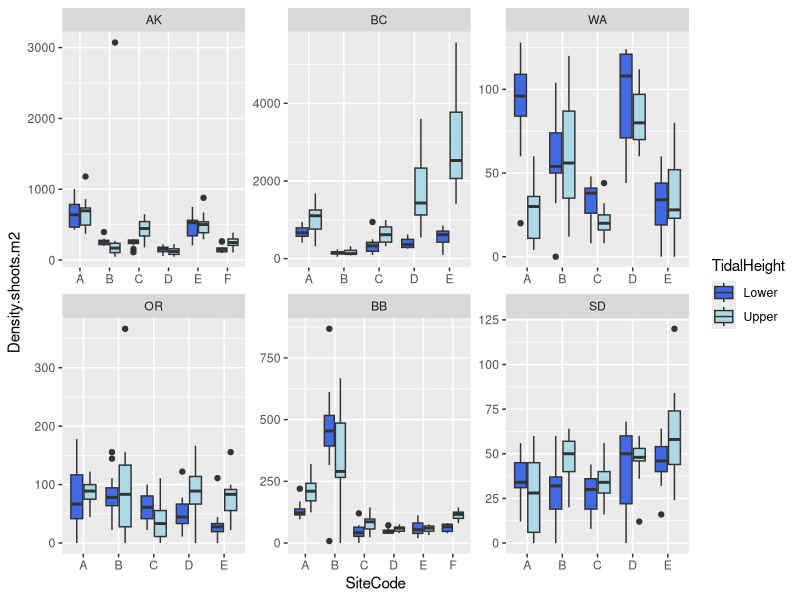
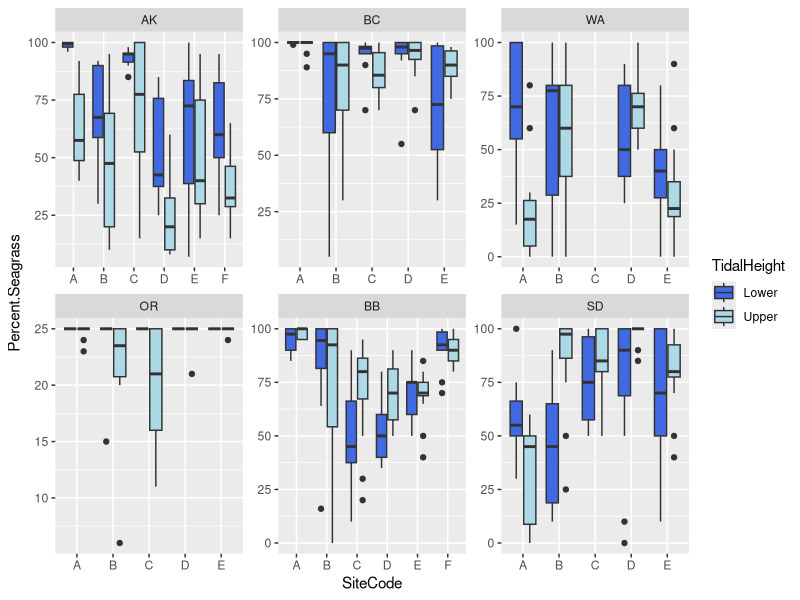
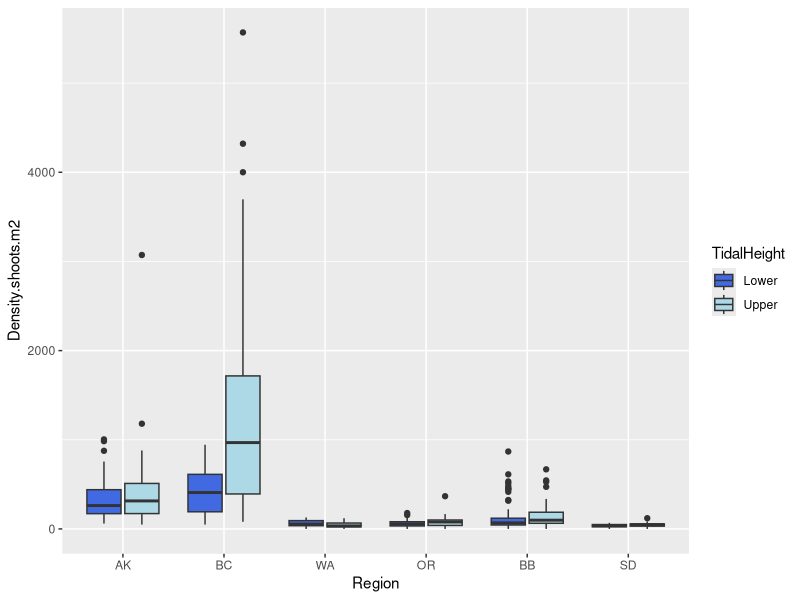

Here is the R script that generated these plots, in order:
library(tidyverse)
library(ggplot2)
library(lubridate)

region_order1 <- c("Alaska","British Colubmia","Washington","Oregon","Bodega Bay","San Diego")
region_order2 <- c("AK","BC","WA","OR","BB","SD")

## read-in data

DenCov <- read.csv("DensityCover.csv")
DenCov <- DenCov%>%
  separate(col=TransectID,sep="_",c("SampleDate","Region","SiteCode","Transect"))
DenCov$TidalHeight <- ifelse(DenCov$Transect=="L4"|DenCov$Transect=="L5"|DenCov$Transect=="L6","Lower","Upper")
DenCov$Region <- ordered(DenCov$Region,levels=region_order2)
ggplot(DenCov,aes(x=SiteCode,y=Density.shoots.m2,fill=TidalHeight))+geom_boxplot()+
  facet_wrap(~Region,scales = "free")+
  scale_fill_manual(values=c("royal blue","light blue"))

ggplot(DenCov,aes(x=SiteCode,y=Percent.Seagrass,fill=TidalHeight))+geom_boxplot()+
  facet_wrap(~Region,scales = "free")+
  scale_fill_manual(values=c("royal blue","light blue"))

ggplot(DenCov,aes(x=Region,y=Density.shoots.m2,fill=TidalHeight))+geom_boxplot()+
  scale_fill_manual(values=c("royal blue","light blue"))
